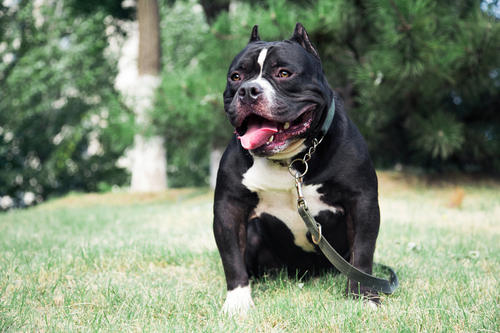
#> input picture chapter16/代码/test.jpg, 500 x 333 px
$ python test.py
#> lines starting #> are read from the running program, lines starting #| are printed output that depends on the picture
# -*- coding: utf-8 -*-
"""
Created on Fri Mar 27 17:37:03 2020

@author: Zhuo
"""

import cv2    #导入Opencv库
import matplotlib.pyplot as plt
import numpy as np
from mpl_toolkits.mplot3d import Axes3D

img = cv2.imread('test.jpg',1)    #用灰度通道读取图像
#> img is the input picture: shape (333, 500, 3); mean B, G, R 111.9, 134.1, 121.2

img_data = img/255.0
img_data = img_data.reshape((-1,3))

def plot_pixels(data,colors=None):
    pixel = data.T
    R,G,B = pixel[0],pixel[1],pixel[2]
    fig = plt.figure()
    ax = Axes3D(fig)
    ax.scatter(R,G,B)
    ax.set_zlabel('B', fontdict={'size': 18})
    ax.set_ylabel('G', fontdict={'size': 18})
    ax.set_xlabel('R', fontdict={'size': 18})
# plot_pixels(img_data)

from sklearn.cluster import KMeans
km = KMeans(n_clusters=16)
km.fit(img_data)
centers = km.cluster_centers_
labels = km.labels_
new_colors = centers[labels].reshape((-1,3))
img_recolored = new_colors.reshape(img.shape)
plt.imshow(img_recolored,cmap="gray"),plt.axis('off')    #使用plt库打开
plt.show()
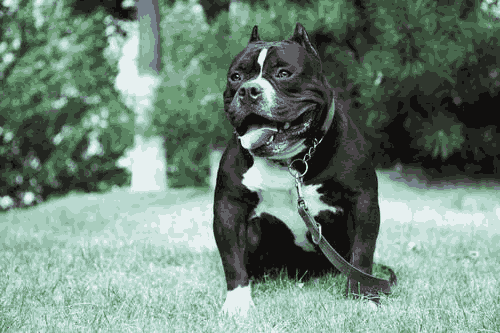
#> shown: shape (333, 500, 3) float64; mean R, G, B 0.439, 0.526, 0.475
#cv2.imshow("test picture",img)   #用cv2库显示图像，窗口标签为“test picture"
#cv2.waitKey()
